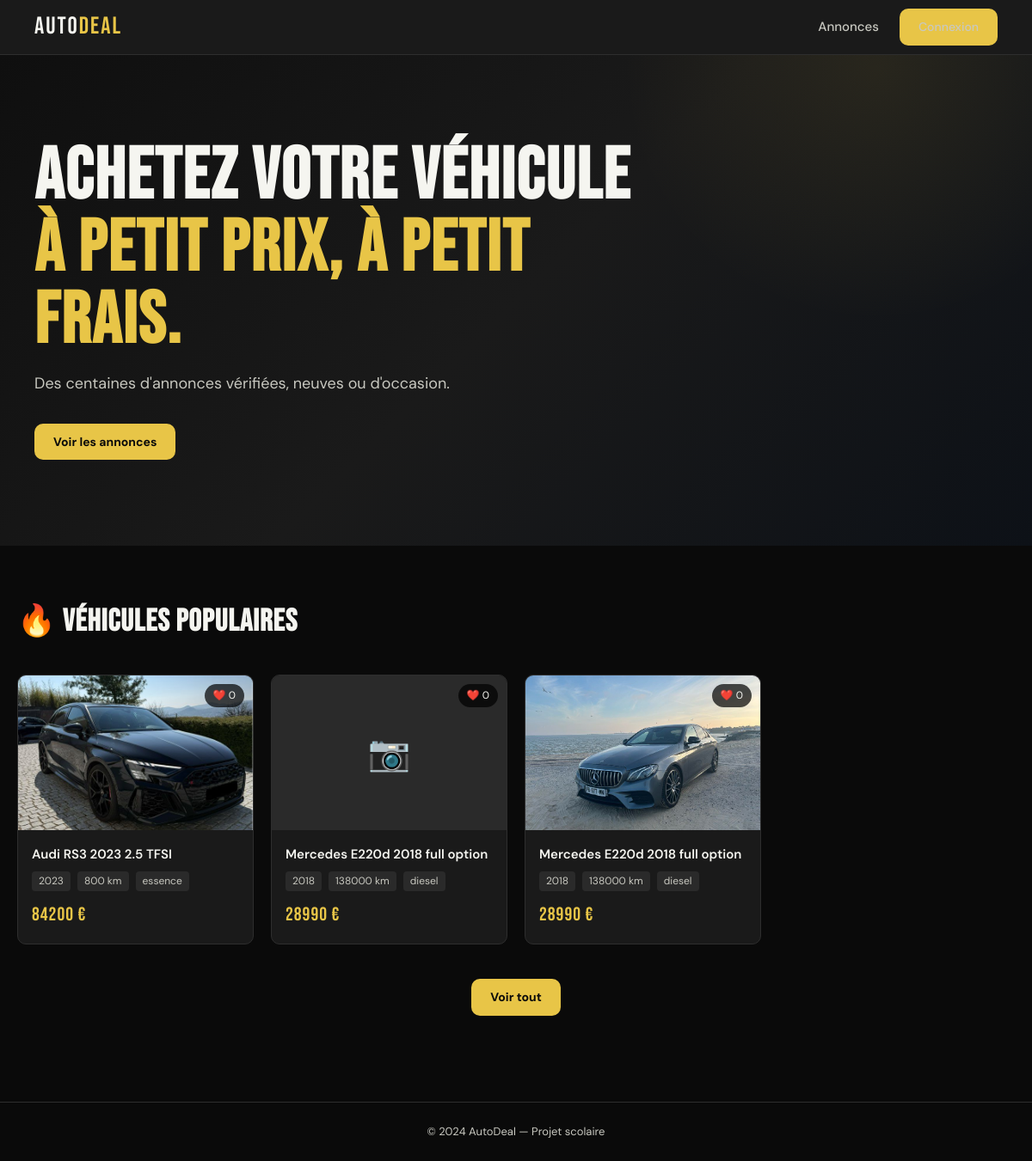
The page / on the database its author committed.
### tables this page shows
CREATE TABLE vehicule (
    id_vehicule  INTEGER PRIMARY KEY AUTOINCREMENT,
    titre        TEXT NOT NULL,
    marque       TEXT NOT NULL,
    modele       TEXT NOT NULL,
    annee        INTEGER NOT NULL CHECK (annee >= 1980),
    carburant    TEXT NOT NULL CHECK (carburant IN ('essence','diesel','hybride','electrique')),
    km           INTEGER NOT NULL CHECK (km >= 0),
    prix_vente   REAL NOT NULL CHECK (prix_vente > 0),
    couleur      TEXT NOT NULL,
    puissance    INTEGER,
    boite        TEXT NOT NULL CHECK (boite IN ('manuelle','automatique')),
    nb_portes    INTEGER NOT NULL CHECK (nb_portes IN (3, 5)),
    etat         TEXT NOT NULL CHECK (etat IN ('neuf','occasion','accidente')),
    localisation TEXT NOT NULL,
    description  TEXT,
    statut       TEXT NOT NULL DEFAULT 'en_stock' CHECK (statut IN ('en_stock','vendu'))
);

### app.py (the view)
@app.route("/")
def index():
    conn = get_db()
    vehicules = conn.execute("""
        SELECT v.*, COUNT(l.id_client) as nb_likes,
               (SELECT chemin FROM photo WHERE id_vehicule = v.id_vehicule ORDER BY ordre LIMIT 1) as photo
        FROM vehicule v
        LEFT JOIN like_vehicule l ON v.id_vehicule = l.id_vehicule
        WHERE v.statut = 'en_stock'
        GROUP BY v.id_vehicule
        ORDER BY nb_likes DESC
        LIMIT 5
    """).fetchall()
    conn.close()
    return render_template("index.html", vehicules=vehicules)

### app.py (called while the page is built)
def get_db():
    conn = sqlite3.connect(DB_NAME, timeout=10)
    conn.row_factory = sqlite3.Row
    conn.execute("PRAGMA foreign_keys = ON")
    return conn

### templates/index.html (shortened to what this page needs)
{% extends "base.html" %}
{% block content %}
<section class="hero">
    <div class="hero-content">
        <h1>Achetez votre véhicule<br><span>à petit prix, à petit frais.</span></h1>
        <p>Des centaines d'annonces vérifiées, neuves ou d'occasion.</p>
        <a href="{{ url_for('catalogue') }}" class="btn-primary">Voir les annonces</a>
    </div>
</section>
<section class="section-populaires">
    <h2>🔥 Véhicules populaires</h2>
    <div class="cards-grid">
        {% for v in vehicules %}
        <a href="{{ url_for('vehicule_detail', id_vehicule=v.id_vehicule) }}" class="card">
            <div class="card-img">
                {% if v.photo %}
                    <img src="{{ url_for('static', filename=v.photo) }}" alt="{{ v.titre }}">
                {% else %}
                    <div class="card-no-img">📷</div>
                {% endif %}
                <span class="card-likes">❤️ {{ v.nb_likes }}</span>
            </div>
            <div class="card-body">
                <h3>{{ v.titre }}</h3>
                <div class="card-meta">
                    <span>{{ v.annee }}</span>
                    <span>{{ v.km }} km</span>
                    <span>{{ v.carburant }}</span>
                </div>
                <p class="card-prix">{{ "%.0f"|format(v.prix_vente) }} €</p>
            </div>
        </a>
        {% else %}
        <p class="empty">Aucun véhicule disponible pour le moment.</p>
        {% endfor %}
    </div>
    <div class="voir-tout">
        <a href="{{ url_for('catalogue') }}" class="btn-primary">Voir tout</a>
    </div>
</section>
{% endblock %}

### templates/base.html (shortened to what this page needs)
<!DOCTYPE html>
<html lang="fr">
<head>
    <link rel="stylesheet" href="{{ url_for('static', filename='css/style.css') }}">
</head>
<body>
<nav class="navbar">
    <a href="{{ url_for('index') }}" class="nav-logo">AUTO<span>DEAL</span></a>
    <div class="nav-links">
        <a href="{{ url_for('catalogue') }}">Annonces</a>
        {% if 'user_id' in session %}
            <a href="{{ url_for('messages') }}">Messages</a>
            <a href="{{ url_for('profil') }}">Profil</a>
            {% if session.get('role') == 'admin' %}
                <a href="{{ url_for('admin_panel') }}" class="badge-admin">Admin</a>
            {% endif %}
            <a href="{{ url_for('logout') }}" class="btn-outline">Déconnexion</a>
        {% else %}
            <a href="{{ url_for('login') }}" class="btn-primary">Connexion</a>
        {% endif %}
    </div>
</nav>
<main>
    {% block content %}{% endblock %}
</main>
<footer>
    <p>© 2024 AutoDeal — Projet scolaire</p>
</footer>
</body>
</html>

### static/css/style.css (style rules this page uses)
:root { --noir: #0a0a0a; --blanc: #f5f5f0; --gris: #1a1a1a; --gris-clair: #2a2a2a; --accent: #e8c547; --rouge: #e84747; --vert: #47c57a; --bleu: #4787e8; --texte: #c8c8c0; --border: #2e2e2e; --radius: 10px; --shadow: 0 4px 24px rgba(0,0,0,0.4); }
* { margin: 0; padding: 0; box-sizing: border-box; }
html { scroll-behavior: smooth; }
body { background: var(--noir); color: var(--texte); font-family: 'DM Sans', sans-serif; font-size: 15px; line-height: 1.6; min-height: 100vh; display: flex; flex-direction: column; }
a { text-decoration: none; color: inherit; }
img { max-width: 100%; display: block; }
main { flex: 1; }
.navbar { display: flex; align-items: center; justify-content: space-between; padding: 0 40px; height: 64px; background: var(--gris); border-bottom: 1px solid var(--border); position: sticky; top: 0; z-index: 100; }
.nav-logo { font-family: 'Bebas Neue', sans-serif; font-size: 28px; letter-spacing: 2px; color: var(--blanc); }
.nav-logo span { color: var(--accent); }
.nav-links { display: flex; align-items: center; gap: 24px; }
.nav-links a { color: var(--texte); font-weight: 500; transition: color 0.2s; }
.btn-primary { background: var(--accent); color: var(--noir); padding: 10px 22px; border-radius: var(--radius); font-weight: 700; font-size: 14px; border: none; cursor: pointer; transition: opacity 0.2s, transform 0.1s; display: inline-block; }
.hero { position: relative; background: linear-gradient(135deg, #0f0f0f 0%, #1a1a1a 50%, #0d1117 100%); padding: 100px 40px; overflow: hidden; }
.hero::before { content: ''; position: absolute; top: -50%; right: -10%; width: 600px; height: 600px; background: radial-gradient(circle, rgba(232,197,71,0.08) 0%, transparent 70%); pointer-events: none; }
.hero-content { max-width: 700px; position: relative; z-index: 1; }
.hero-content h1 { font-family: 'Bebas Neue', sans-serif; font-size: clamp(48px, 7vw, 90px); line-height: 1; color: var(--blanc); letter-spacing: 2px; margin-bottom: 16px; }
.hero-content h1 span { color: var(--accent); }
.hero-content p { font-size: 18px; color: var(--texte); margin-bottom: 32px; }
.section-populaires { max-width: 1200px; margin: 0 auto; padding: 60px 20px; }
.section-populaires h2 { font-family: 'Bebas Neue', sans-serif; font-size: 36px; letter-spacing: 1px; color: var(--blanc); margin-bottom: 32px; }
.cards-grid { display: grid; grid-template-columns: repeat(auto-fill, minmax(240px, 1fr)); gap: 20px; }
.card { background: var(--gris); border: 1px solid var(--border); border-radius: var(--radius); overflow: hidden; transition: transform 0.2s, border-color 0.2s, box-shadow 0.2s; display: block; color: inherit; }
.card-img { position: relative; height: 180px; background: var(--gris-clair); overflow: hidden; }
.card-img img { width: 100%; height: 100%; object-fit: cover; transition: transform 0.3s; }
.card-no-img { display: flex; align-items: center; justify-content: center; height: 100%; font-size: 40px; color: var(--border); }
.card-likes { position: absolute; top: 10px; right: 10px; background: rgba(0,0,0,0.7); padding: 4px 10px; border-radius: 20px; font-size: 12px; color: var(--blanc); }
.card-body { padding: 16px; }
.card-body h3 { font-size: 15px; font-weight: 600; color: var(--blanc); margin-bottom: 8px; white-space: nowrap; overflow: hidden; text-overflow: ellipsis; }
.card-meta { display: flex; gap: 8px; flex-wrap: wrap; margin-bottom: 10px; }
.card-meta span { font-size: 12px; background: var(--gris-clair); padding: 2px 8px; border-radius: 4px; color: var(--texte); }
.card-prix { font-family: 'Bebas Neue', sans-serif; font-size: 22px; color: var(--accent); letter-spacing: 1px; }
.voir-tout { text-align: center; margin-top: 40px; }
footer { text-align: center; padding: 24px; border-top: 1px solid var(--border); color: var(--texte); font-size: 13px; margin-top: 40px; }

### rows shown on the page
vehicule: shows a picture, nb_likes "0", titre "Audi RS3 2023 2.5 TFSI", annee "2023", km "800", carburant "essence", prix_vente "84200"
vehicule: nb_likes "0", titre "Mercedes E220d 2018 full option", annee "2018", km "138000", carburant "diesel", prix_vente "28990"
vehicule: shows a picture, nb_likes "0", titre "Mercedes E220d 2018 full option", annee "2018", km "138000", carburant "diesel", prix_vente "28990"
